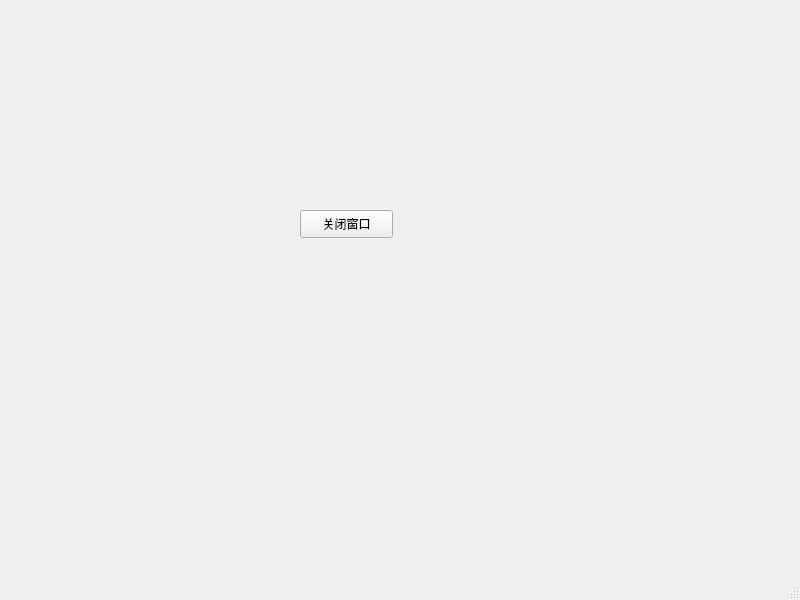
<?xml version="1.0" encoding="UTF-8"?>
<ui version="4.0">
 <class>MainWindow</class>
 <widget class="QMainWindow" name="MainWindow">
  <property name="geometry">
   <rect>
    <x>0</x>
    <y>0</y>
    <width>800</width>
    <height>600</height>
   </rect>
  </property>
  <property name="windowTitle">
   <string>MainWindow</string>
  </property>
  <widget class="QWidget" name="centralwidget">
   <widget class="QPushButton" name="closeWinBtn">
    <property name="geometry">
     <rect>
      <x>300</x>
      <y>210</y>
      <width>93</width>
      <height>28</height>
     </rect>
    </property>
    <property name="text">
     <string>关闭窗口</string>
    </property>
   </widget>
  </widget>
  <widget class="QMenuBar" name="menubar">
   <property name="geometry">
    <rect>
     <x>0</x>
     <y>0</y>
     <width>800</width>
     <height>26</height>
    </rect>
   </property>
  </widget>
  <widget class="QStatusBar" name="statusbar"/>
 </widget>
 <resources/>
 <connections>
  <connection>
   <sender>closeWinBtn</sender>
   <signal>clicked()</signal>
   <receiver>MainWindow</receiver>
   <slot>close()</slot>
   <hints>
    <hint type="sourcelabel">
     <x>340</x>
     <y>244</y>
    </hint>
    <hint type="destinationlabel">
     <x>367</x>
     <y>328</y>
    </hint>
   </hints>
  </connection>
 </connections>
</ui>
